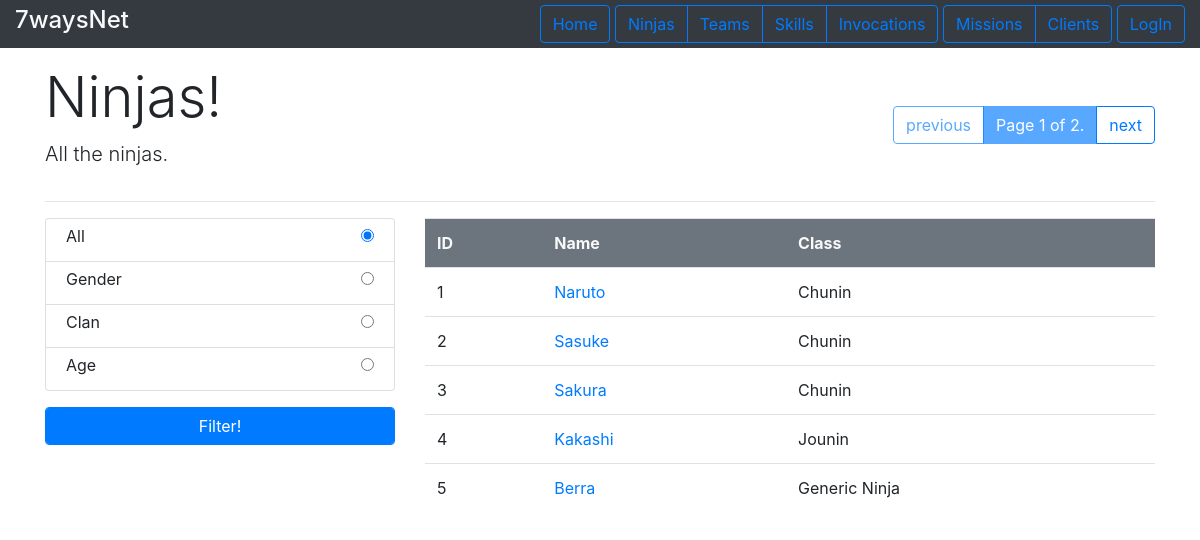
Page /ninjas/all/ on the committed database.
### ninjas/models.py (models this page shows, shortened)
class Ninja(models.Model):
    name = models.CharField(max_length=200)
    age = models.IntegerField()
    clan = models.CharField(max_length=200)
    birth_date = models.DateTimeField('birth')
    gender = models.CharField(max_length=10)
    skills = models.ManyToManyField(Skill, blank=True)
    user = models.OneToOneField(User,on_delete=models.CASCADE)
    invocations = models.ManyToManyField(Invocation, blank=True)
    team = models.ForeignKey(Team, on_delete=models.CASCADE, default=None, null=True, blank=True)
    def class_name(self):
        return "Generic Ninja"
    def specific_type(self):
        types = [GeninNinja,ChuninNinja,JouninNinja,HokageNinja]
        specific_ninja = self
        for type in types:
            try:
                specific_ninja=type.objects.get(pk=self.pk)
                break
            except: pass
        return specific_ninja

### ninjas/views.py (the view)
# urls.py: path('all/', views.ShowAllNinjasQuery.as_view(), name='all'),
class ShowAllNinjasQuery(ShowNinjasQuerys):
    def get_queryset(self):
        return Ninja.objects.all()

### ninjas/models.py (called while the page is built)
    def class_name(self):
        return "Chunin"

    def class_name(self):
        return "Jounin"

### ninjas/templates/ninjas/show_ninja_query.html (shortened to what this page needs)
{%extends 'base_list.html'%}
{% block listheader %}
    <div>
        <h1 class="display-4"> Ninjas! </h1>
        <p class="lead"> All the ninjas.</p>
    </div>
{% endblock %}
{%  block content %}
<div class="row">
        <form action="{% url 'ninjas:filter' %}" method="POST" class="col-md-4">
            <div class="list-group">
                <div class="list-group-item myflex">
                    <label>All</label>
                    <input name="criteria"  type="radio" value="all" onclick="disable('All')" checked>
                </div>
                <div class="list-group-item myflex">
                    <label>Gender</label>
                    <input name="criteria" type="radio" value="gender" onclick="disable('M / F / other')">
                </div>
                <div class="list-group-item myflex">
                    <label>Clan</label>
                    <input name="criteria" type="radio" value="clan" onclick="disable('Clan Name')">
                </div>
                <div class="list-group-item myflex">
                    <label>Age</label>
                    <input name="criteria" type="radio" value="age" onclick="disable('Age')">
                </div>
            </div>
            <input class="form-control btn-primary" type="submit" name="submit" value="Filter!">
        </form>
{% if ninja_query %}
    <div class="col-md-8">
        <table class="table">
            <tr class="bg-secondary text-light ">
                <th>ID</th><th>Name</th><th>Class</th>
            </tr>
            {% for ninja in ninja_query %}
                <tr>
                    <td> {{ninja.id}}</td>
                    <td><a href="{% url 'ninjas:profile' ninja.pk %}"> {{ninja.name}}</a></td>
                    <td>{{ninja.specific_type.class_name}} </td>
                </tr>
            {% endfor %}
        </table>
    {% else %}
        <p class="lead text-center col-md-8">No ninjas in database.</p>
    {% endif %}
    </div>
</div>
{% endblock%}

### static/mystyle.css (style rules this page uses)
.myflex { display: flex; justify-content: space-between; padding-top: 5px; padding-bottom: 5px; align-items: baseline; flex-wrap: wrap; }

### rows in the picture
Ninja: id "1", name "Naruto", specific_type.class_name "Chunin"
Ninja: id "2", name "Sasuke", specific_type.class_name "Chunin"
Ninja: id "3", name "Sakura", specific_type.class_name "Chunin"
Ninja: id "4", name "Kakashi", specific_type.class_name "Jounin"
Ninja: id "5", name "Berra", specific_type.class_name "Generic Ninja"

### other values in the picture
{{ page_obj.number }} "1"
{{ page_obj.paginator.num_pages }} "2"
